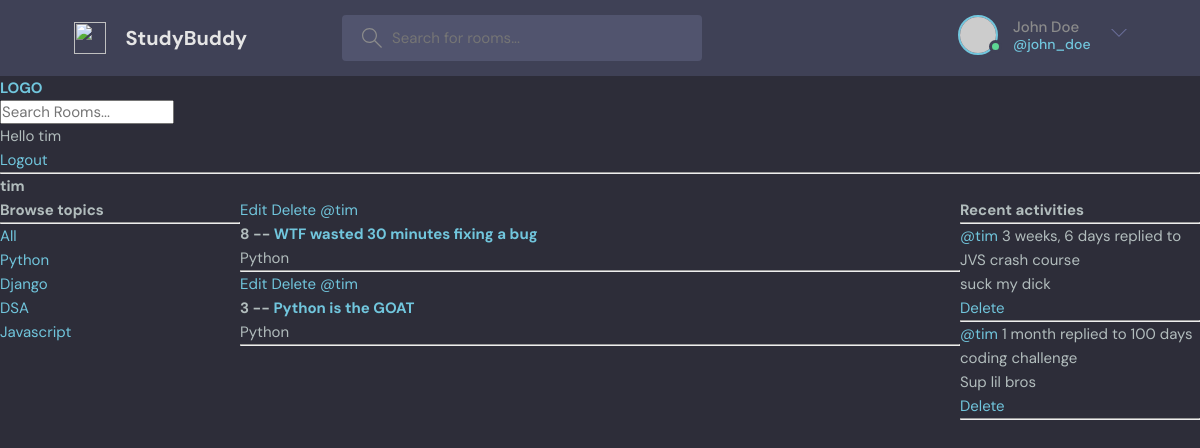
/profile/2/ (signed in), run on the app's committed database.
### base/models.py (models this page shows, shortened)
class Topic(models.Model):
    name = models.CharField(max_length= 200)

class Room(models.Model):
    host = models.ForeignKey(User, on_delete=models.SET_NULL, null = True)
    topic = models.ForeignKey(Topic, on_delete=models.SET_NULL, null = True)
    name = models.CharField(max_length=200)
    description = models.TextField(null = True, blank = True)
    participants = models.ManyToManyField(User, related_name="participants", blank = True)
    updated = models.DateTimeField(auto_now=True)
    created = models.DateTimeField(auto_now_add=True)
    class Meta:
        ordering = ['-updated', '-created']
    def __str__(self):
        return self.name

class Message(models.Model):
    user = models.ForeignKey(User, on_delete=models.CASCADE)
    room = models.ForeignKey(Room, on_delete=models.CASCADE)
    body = models.TextField(null = True)
    updated = models.DateTimeField(auto_now=True)
    created = models.DateTimeField(auto_now_add=True)
    class Meta:
        ordering = ['-updated', '-created']
    def __str__(self):
        return self.body[0:50]

### base/views.py (the view)
# urls.py: path('profile/<str:pk>/', views.userProfile, name="user-profile"),
@login_required(login_url='login')
def userProfile(request,pk):
    user = get_object_or_404(User, id=pk)  # This will return a 404 if the user doesn't exist
    rooms = user.room_set.all()
    room_messages = user.message_set.all()
    topics = Topic.objects.all()
    context = {'user':user, 'rooms': rooms, 'room_messages': room_messages, 'topics': topics
    }
    return render(request, 'base/profile.html', context)

### base/templates/base/profile.html (shortened to what this page needs)
{%extends 'main.html'%}
{% block content %}
    <h1>{{user.username}}</h1>
<div class = "profile-container">
    <div>
        {% include 'base/topics_component.html'%}
    </div>
    <div>
        {% include 'base/feed_component.html'%}
    </div>
    <div>
        {% include 'base/activity_component.html'%}
    </div>
</div>
{% endblock %}

### templates/navbar.html
<a href = '/'>
    <h1>LOGO</h1>
</a>
<form method = "GET" action = "{% url 'home' %}">
    <input type = "text" name = "q" placeholder="Search Rooms...">
</form>
{% if request.user.is_authenticated %}
<p>Hello {{request.user}}</p>
<a href = "{% url 'logout' %}"> Logout </a>
{% else %}
<a href = "{% url 'login' %}">Log in</a>
{% endif %}
<hr>

### base/templates/base/topics_component.html
<h3>Browse topics</h3>
<hr>
<div>
    <a href = "{% url 'home' %}">All</a>
</div>
{% for topic in topics %}
<div>
    <a href = "{% url 'home' %}?q={{topic.name}}">{{topic.name}}</a>
</div>
{% endfor %}

### base/templates/base/feed_component.html
<div>
    {% for room in rooms %}
        <div>
            {% if request.user == room.host %}
                <a href="{% url 'update-room' room.id %}">Edit</a>
                <a href="{% url 'delete-room' room.id %}">Delete</a>
            {% endif %}
            {% if room.host and room.host.id %}
                <a href="{% url 'user-profile' room.host.id %}">@{{ room.host.username }}</a>
            {% else %}
                <span>Host không hợp lệ</span>
            {% endif %}
            <h5>{{ room.id }} -- <a href="{% url 'room' room.id %}">{{ room.name }}</a></h5>
            <small>{{ room.topic.name }}</small>
            <hr>
        </div>
    {% endfor %}
</div>

### base/templates/base/activity_component.html
<h3>Recent activities</h3>
<hr>
{% for message in room_messages %}
    <div>
        <small><a href = "{% url 'user-profile' message.user.id %}">@{{message.user}}</a> {{message.created| timesince}}</small>
        <small>replied to {{message.room}}</small>
        <p>{{message}}</p>
        {% if request.user == message.user %}
        <a href = "{% url 'delete-message' message.id%}">Delete</a>
        {% endif %}
        <hr>
    </div>
{%endfor%}

### static/styles/style.css (style rules this page uses)
:root { --color-main: #71c6dd; --color-main-light: #e1f6fb; --color-dark: #3f4156; --color-dark-medium: #51546e; --color-dark-light: #696d97; --color-light: #e5e5e5; --color-gray: #8b8b8b; --color-light-gray: #b2bdbd; --color-bg: #2d2d39; --color-success: #5dd693; --color-error: #fc4b0b; }
* { font-family: "DM Sans", -apple-system, BlinkMacSystemFont, "Segoe UI", Roboto, Oxygen, Ubuntu, Cantarell, "Open Sans", "Helvetica Neue", sans-serif; margin: 0; padding: 0; box-sizing: border-box; text-rendering: optimizeLegibility; font-size: inherit; }
html { font-size: 56.25%; }
@media only screen and (min-width: 1200px) { html { font-size: 62.5%; } }
body { line-height: 1.6; font-weight: 400; font-size: 1.5rem; color: var(--color-light-gray); background-color: var(--color-bg); min-height: 100vh; }
a { display: inline-block; color: var(--color-main); text-decoration: none; }

### base/templates/base/profile.html (style rules this page uses)
.profile-container { display: grid; grid-template-columns: 1fr 3fr 1fr; }

### data on the page
Topic: name "Python"
Topic: name "Django"
Topic: name "DSA"
Topic: name "Javascript"
Room: shows "Edit", host.username "tim", id "8", name "WTF wasted 30 minutes fixing a bug", topic.name "Python"
Room: shows "Edit", host.username "tim", id "3", name "Python is the GOAT", topic.name "Python"
Message: user "tim", created "3 weeks, 6 days", room "JVS crash course", body "suck my dick", shows "Delete"
Message: user "tim", created "1 month", room "100 days coding challenge", body "Sup lil bros", shows "Delete"

### other printed values
{{ request.user }} "tim"
{{ user.username }} "tim"
